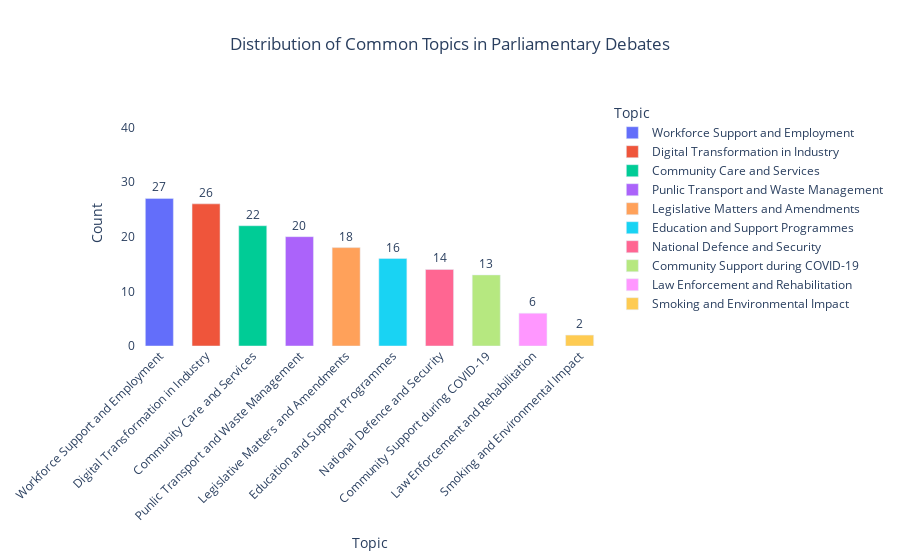

Notebook code cell kept with this figure:
### Code cell
# Plotting the distribution of dominant topics using Plotly
topic_counts = df["Topic"].value_counts().reset_index()
topic_counts.columns = ['Topic', 'Count']

fig = px.bar(topic_counts, x='Topic', y='Count', title='Distribution of Dominant Topics',
             labels={'Topic': 'Topic', 'Count': 'Number of Debates'},
             text='Count',
             color='Topic',
             color_continuous_scale=px.colors.qualitative.Plotly)  # Use Plotly's qualitative color scale

fig.update_traces(texttemplate='%{text}', textposition='outside')

fig.update_layout(
    title={'text': 'Distribution of Common Topics in Parliamentary Debates', 'x': 0.5, 'xanchor': 'center'},
    xaxis_title='Topic',
    yaxis_title='Count',
    uniformtext_minsize=8, uniformtext_mode='hide',
    plot_bgcolor='white',
    paper_bgcolor='white',
    font=dict(size=12),
    yaxis=dict(showgrid=True, zeroline=False, range=[0, 45]),  # Set the y-axis range to 0-45
    xaxis_tickangle=-45,  # Rotate x-axis labels for better readability
    bargap=0.4,  # Gap between bars
    margin=dict(l=50, r=50, b=100, t=100),  # Adjust margins for better layout
)

# Save the plot as an HTML file
fig.write_html(os.path.join(save_dir, "distribution_of_common_topics.html"))

fig.show()

### Figure 1 — Plotly figure (JSON) as saved in the notebook; plotly's stock layout.template omitted (floating-point values rounded to 4 significant figures)
{"data": [{"alignmentgroup": "True", "hovertemplate": "Topic=%{x}<br>Number of Debates=%{text}<extra></extra>", "legendgroup": "Workforce Support and Employment", "marker": {"color": "#636efa", "pattern": {"shape": ""}}, "name": "Workforce Support and Employment", "offsetgroup": "Workforce Support and Employment", "orientation": "v", "showlegend": true, "text": [27], "textposition": "outside", "texttemplate": "%{text}", "type": "bar", "x": ["Workforce Support and Employment"], "xaxis": "x", "y": [27], "yaxis": "y"}, {"alignmentgroup": "True", "hovertemplate": "Topic=%{x}<br>Number of Debates=%{text}<extra></extra>", "legendgroup": "Digital Transformation in Industry", "marker": {"color": "#EF553B", "pattern": {"shape": ""}}, "name": "Digital Transformation in Industry", "offsetgroup": "Digital Transformation in Industry", "orientation": "v", "showlegend": true, "text": [26], "textposition": "outside", "texttemplate": "%{text}", "type": "bar", "x": ["Digital Transformation in Industry"], "xaxis": "x", "y": [26], "yaxis": "y"}, {"alignmentgroup": "True", "hovertemplate": "Topic=%{x}<br>Number of Debates=%{text}<extra></extra>", "legendgroup": "Community Care and Services", "marker": {"color": "#00cc96", "pattern": {"shape": ""}}, "name": "Community Care and Services", "offsetgroup": "Community Care and Services", "orientation": "v", "showlegend": true, "text": [22], "textposition": "outside", "texttemplate": "%{text}", "type": "bar", "x": ["Community Care and Services"], "xaxis": "x", "y": [22], "yaxis": "y"}, {"alignmentgroup": "True", "hovertemplate": "Topic=%{x}<br>Number of Debates=%{text}<extra></extra>", "legendgroup": "Punlic Transport and Waste Management", "marker": {"color": "#ab63fa", "pattern": {"shape": ""}}, "name": "Punlic Transport and Waste Management", "offsetgroup": "Punlic Transport and Waste Management", "orientation": "v", "showlegend": true, "text": [20], "textposition": "outside", "texttemplate": "%{text}", "type": "bar", "x": ["Punlic Transport and Waste Management"], "xaxis": "x", "y": [20], "yaxis": "y"}, {"alignmentgroup": "True", "hovertemplate": "Topic=%{x}<br>Number of Debates=%{text}<extra></extra>", "legendgroup": "Legislative Matters and Amendments", "marker": {"color": "#FFA15A", "pattern": {"shape": ""}}, "name": "Legislative Matters and Amendments", "offsetgroup": "Legislative Matters and Amendments", "orientation": "v", "showlegend": true, "text": [18], "textposition": "outside", "texttemplate": "%{text}", "type": "bar", "x": ["Legislative Matters and Amendments"], "xaxis": "x", "y": [18], "yaxis": "y"}, {"alignmentgroup": "True", "hovertemplate": "Topic=%{x}<br>Number of Debates=%{text}<extra></extra>", "legendgroup": "Education and Support Programmes", "marker": {"color": "#19d3f3", "pattern": {"shape": ""}}, "name": "Education and Support Programmes", "offsetgroup": "Education and Support Programmes", "orientation": "v", "showlegend": true, "text": [16], "textposition": "outside", "texttemplate": "%{text}", "type": "bar", "x": ["Education and Support Programmes"], "xaxis": "x", "y": [16], "yaxis": "y"}, {"alignmentgroup": "True", "hovertemplate": "Topic=%{x}<br>Number of Debates=%{text}<extra></extra>", "legendgroup": "National Defence and Security", "marker": {"color": "#FF6692", "pattern": {"shape": ""}}, "name": "National Defence and Security", "offsetgroup": "National Defence and Security", "orientation": "v", "showlegend": true, "text": [14], "textposition": "outside", "texttemplate": "%{text}", "type": "bar", "x": ["National Defence and Security"], "xaxis": "x", "y": [14], "yaxis": "y"}, {"alignmentgroup": "True", "hovertemplate": "Topic=%{x}<br>Number of Debates=%{text}<extra></extra>", "legendgroup": "Community Support during COVID-19", "marker": {"color": "#B6E880", "pattern": {"shape": ""}}, "name": "Community Support during COVID-19", "offsetgroup": "Community Support during COVID-19", "orientation": "v", "showlegend": true, "text": [13], "textposition": "outside", "texttemplate": "%{text}", "type": "bar", "x": ["Community Support during COVID-19"], "xaxis": "x", "y": [13], "yaxis": "y"}, {"alignmentgroup": "True", "hovertemplate": "Topic=%{x}<br>Number of Debates=%{text}<extra></extra>", "legendgroup": "Law Enforcement and Rehabilitation", "marker": {"color": "#FF97FF", "pattern": {"shape": ""}}, "name": "Law Enforcement and Rehabilitation", "offsetgroup": "Law Enforcement and Rehabilitation", "orientation": "v", "showlegend": true, "text": [6], "textposition": "outside", "texttemplate": "%{text}", "type": "bar", "x": ["Law Enforcement and Rehabilitation"], "xaxis": "x", "y": [6], "yaxis": "y"}, {"alignmentgroup": "True", "hovertemplate": "Topic=%{x}<br>Number of Debates=%{text}<extra></extra>", "legendgroup": "Smoking and Environmental Impact", "marker": {"color": "#FECB52", "pattern": {"shape": ""}}, "name": "Smoking and Environmental Impact", "offsetgroup": "Smoking and Environmental Impact", "orientation": "v", "showlegend": true, "text": [2], "textposition": "outside", "texttemplate": "%{text}", "type": "bar", "x": ["Smoking and Environmental Impact"], "xaxis": "x", "y": [2], "yaxis": "y"}], "layout": {"bargap": 0.4, "barmode": "relative", "font": {"size": 12}, "legend": {"title": {"text": "Topic"}, "tracegroupgap": 0}, "margin": {"b": 100, "l": 50, "r": 50, "t": 100}, "paper_bgcolor": "white", "plot_bgcolor": "white", "title": {"text": "Distribution of Common Topics in Parliamentary Debates", "x": 0.5, "xanchor": "center"}, "uniformtext": {"minsize": 8, "mode": "hide"}, "xaxis": {"anchor": "y", "categoryarray": ["Workforce Support and Employment", "Digital Transformation in Industry", "Community Care and Services", "Punlic Transport and Waste Management", "Legislative Matters and Amendments", "Education and Support Programmes", "National Defence and Security", "Community Support during COVID-19", "Law Enforcement and Rehabilitation", "Smoking and Environmental Impact"], "categoryorder": "array", "domain": [0, 1], "tickangle": -45, "title": {"text": "Topic"}}, "yaxis": {"anchor": "x", "domain": [0, 1], "range": [0, 45], "showgrid": true, "title": {"text": "Count"}, "zeroline": false}}}
